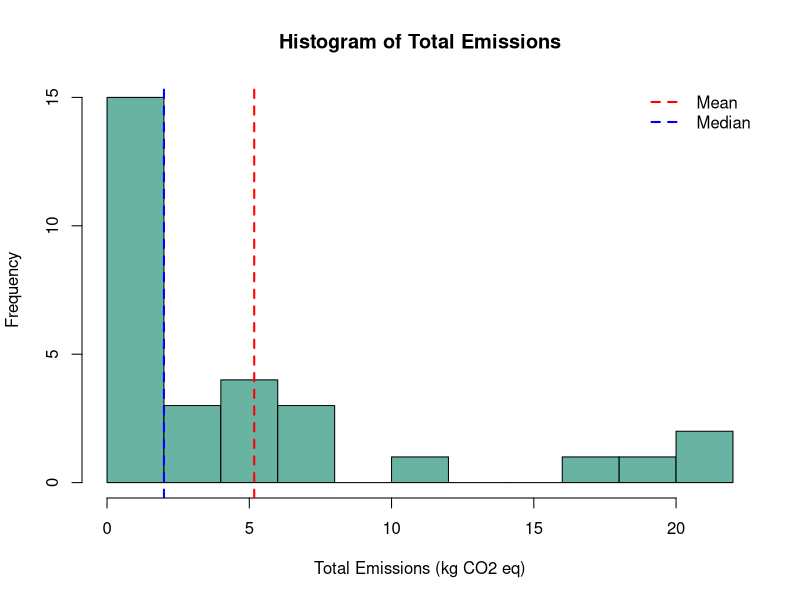
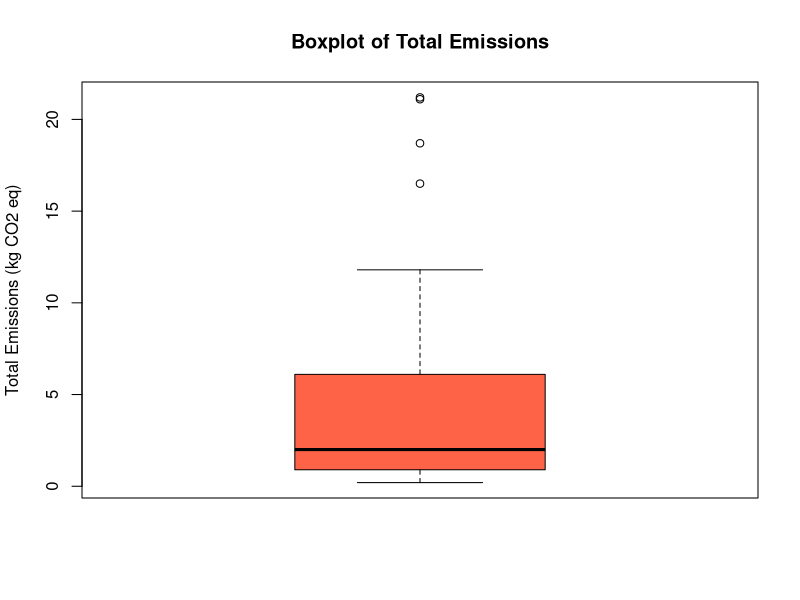
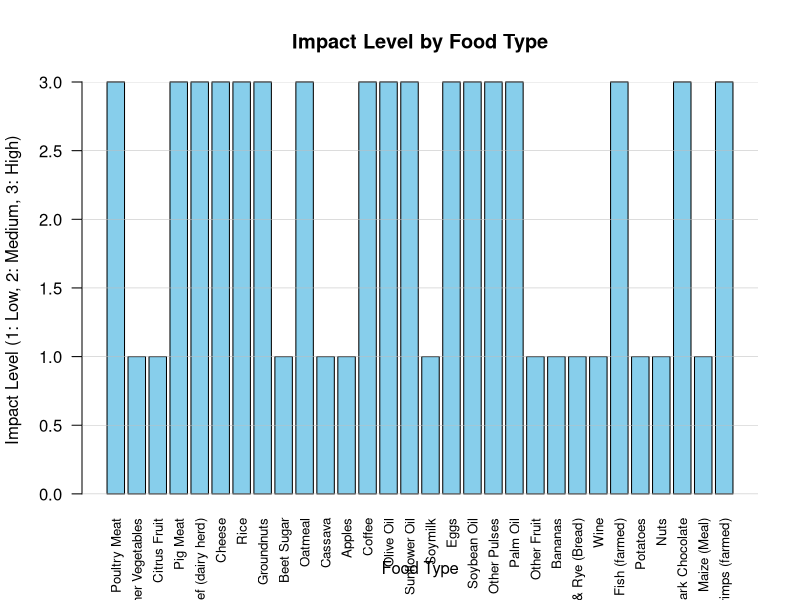

Reproduce these figures in R, in order.
# GabrielRibeiro_RM560173_fase2_cap7

data <- read.csv("data.csv")

total_emissions <- data$Total_Emissions

# 1. Measures of Central Tendency
mean_value <- mean(total_emissions)
median_value <- median(total_emissions)
mode_value <- as.numeric(
  names(sort(table(total_emissions), decreasing = TRUE)[1])
)

cat("1. Measures of Central Tendency:\n")
cat(sprintf("Mean: %.2f\n", mean_value))
cat(sprintf("Median: %.2f\n", median_value))
cat(sprintf("Mode: %.2f\n\n", mode_value))

# 2. Measures of Dispersion
variance_value <- var(total_emissions)
standard_deviation <- sd(total_emissions)
range_value <- max(total_emissions) - min(total_emissions)

cat("2. Measures of Dispersion:\n")
cat(sprintf("Variance: %.2f\n", variance_value))
cat(sprintf("Standard Deviation: %.2f\n", standard_deviation))
cat(sprintf("Range: %.2f\n\n", range_value))

# 3. Measures of Separation
quartiles <- quantile(total_emissions)
percentiles <- quantile(
  total_emissions,
  probs = seq(0, 1, 0.1)
) # Percentiles from 10% to 10%

cat("3. Measures of Separation:\n")
cat("Quartiles:\n")
print(quartiles)

cat("\nPercentiles:\n")
print(percentiles)

# 4. Graphical Analysis of the Quantitative Variable

# Histogram of Total Emissions
hist(total_emissions,
  main = "Histogram of Total Emissions",
  xlab = "Total Emissions (kg CO2 eq)",
  ylab = "Frequency",
  col = "#69b3a2",
  border = "black",
  breaks = 10
)

abline(v = mean_value, col = "red", lwd = 2, lty = 2) # Mean line
abline(v = median_value, col = "blue", lwd = 2, lty = 2) # Median line
legend("topright",
  legend = c("Mean", "Median"),
  col = c("red", "blue"),
  lty = c(2, 2),
  lwd = 2,
  bty = "n"
)

boxplot(total_emissions,
  main = "Boxplot of Total Emissions",
  ylab = "Total Emissions (kg CO2 eq)",
  col = "#ff6347",
  notch = FALSE
)

# 5. Graphical Analysis of the Qualitative Variable

food_type <- data$Food_Type
impact_level <- data$Impact_Level

# Converting Impact Level to numeric values
# (1 for Baixo, 2 for Medio, 3 for Alto)
impact_level_numeric <- ifelse(
  impact_level == "Baixo", 1,
  ifelse(impact_level == "Medio", 2, 3)
)

# Setting up the bar plot for Impact Level by Food Type
barplot(impact_level_numeric,
  names.arg = food_type,
  main = "Impact Level by Food Type",
  xlab = "Food Type",
  ylab = "Impact Level (1: Low, 2: Medium, 3: High)",
  col = "skyblue",
  las = 2,
  cex.names = 0.8
)

grid(nx = NA, ny = NULL, lty = 1, lwd = 0.5, col = "gray")
